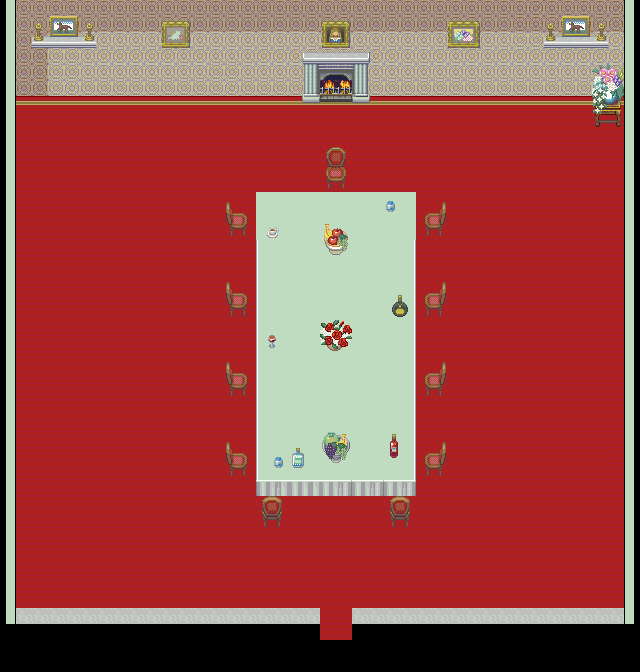

Rendered tile map (Tiled .tmx) drawn with the repository's tilesets; below, a short description and the map source with its tile grids summarised:
An orthogonal 40x42 tile map with 16x16 px tiles, 5 tile layers (Base, MonoShita, MonoChu, MonoUe, ...), 2 tilesets and 9 objects.

<map version="1.0" orientation="orthogonal" renderorder="right-up" width="40" height="42" tilewidth="16" tileheight="16" backgroundcolor="#000000" nextobjectid="129">
 <tileset firstgid="1" name="ST-MsionR-I01" tilewidth="16" tileheight="16" tilecount="1984" columns="16">
  <image source="ST-MsionR-I01.png" trans="007575" width="256" height="1990" />
 </tileset>
 <tileset firstgid="1985" name="youkan" tilewidth="16" tileheight="16" tilecount="480" columns="30">
  <image source="youkan.png" trans="007575" width="480" height="256" />
 </tileset>
 <layer name="Base" width="40" height="42" opacity="0.99">
  <properties>
   <property name="cc_vertexz" value="-14" />
  </properties>
  <data>[1680 cells, 1598 non-empty, 18 distinct tile ids]</data>
 </layer>
 <layer name="MonoShita" width="40" height="42">
  <properties>
   <property name="cc_vertexz" value="-13" />
  </properties>
  <data>[1680 cells, 249 non-empty, 43 distinct tile ids]</data>
 </layer>
 <layer name="MonoChu" width="40" height="42">
  <properties>
   <property name="cc_vertexz" value="-12" />
  </properties>
  <data>[1680 cells, 90 non-empty, 80 distinct tile ids]</data>
 </layer>
 <layer name="MonoUe" width="40" height="42">
  <properties>
   <property name="cc_vertexz" value="-11" />
  </properties>
  <data>[1680 cells, 2 non-empty, 2 distinct tile ids]</data>
 </layer>
 <objectgroup name="collision">
  <object id="11" x="0" y="0" width="16" height="608" />
  <object id="13" x="0" y="608" width="320" height="64" />
  <object id="14" x="352" y="608" width="272" height="64" />
  <object id="15" x="624" y="0" width="16" height="688" />
  <object id="16" x="592" y="96" width="32" height="32" />
  <object id="29" x="256" y="192" width="160" height="304" />
  <object id="64" x="16" y="64" width="608" height="32" />
 </objectgroup>
 <layer name="CharaUe" width="40" height="42">
  <properties>
   <property name="z" value="31" />
  </properties>
  <data>[1680 cells, 40 non-empty, 3 distinct tile ids]</data>
 </layer>
 <objectgroup name="event">
  <object id="127" x="592" y="0" width="32" height="32">
   <properties>
    <property name="EventID" value="1" />
    <property name="trigger" value="0" />
   </properties>
  </object>
  <object id="128" x="320" y="640" width="32" height="32">
   <properties>
    <property name="EventID" value="14" />
    <property name="trigger" value="1" />
   </properties>
  </object>
 </objectgroup>
</map>
